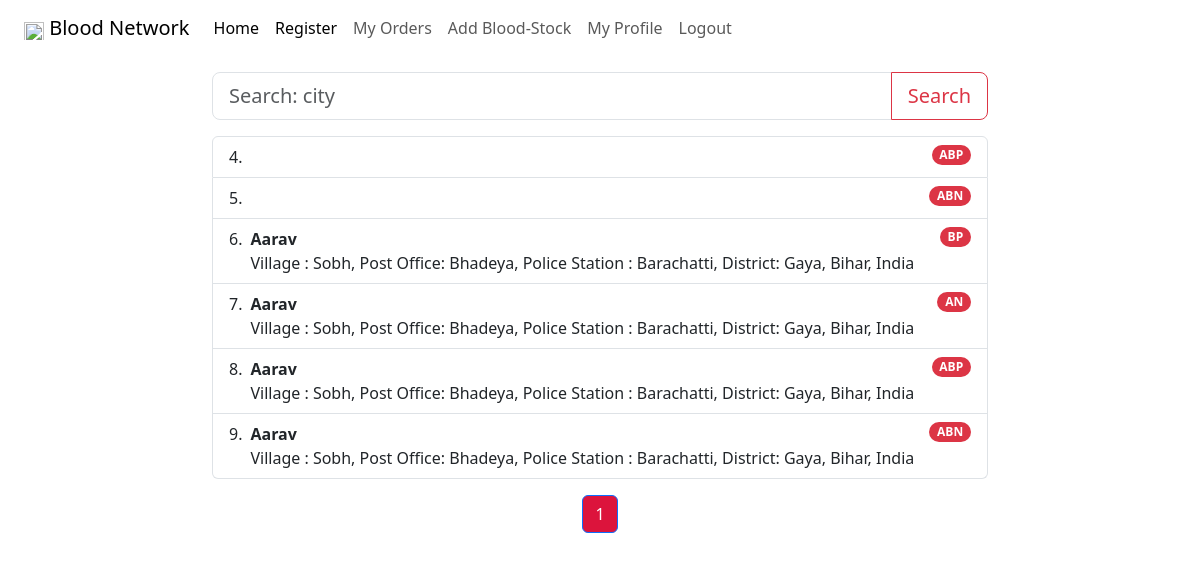
The app's page /, older data.
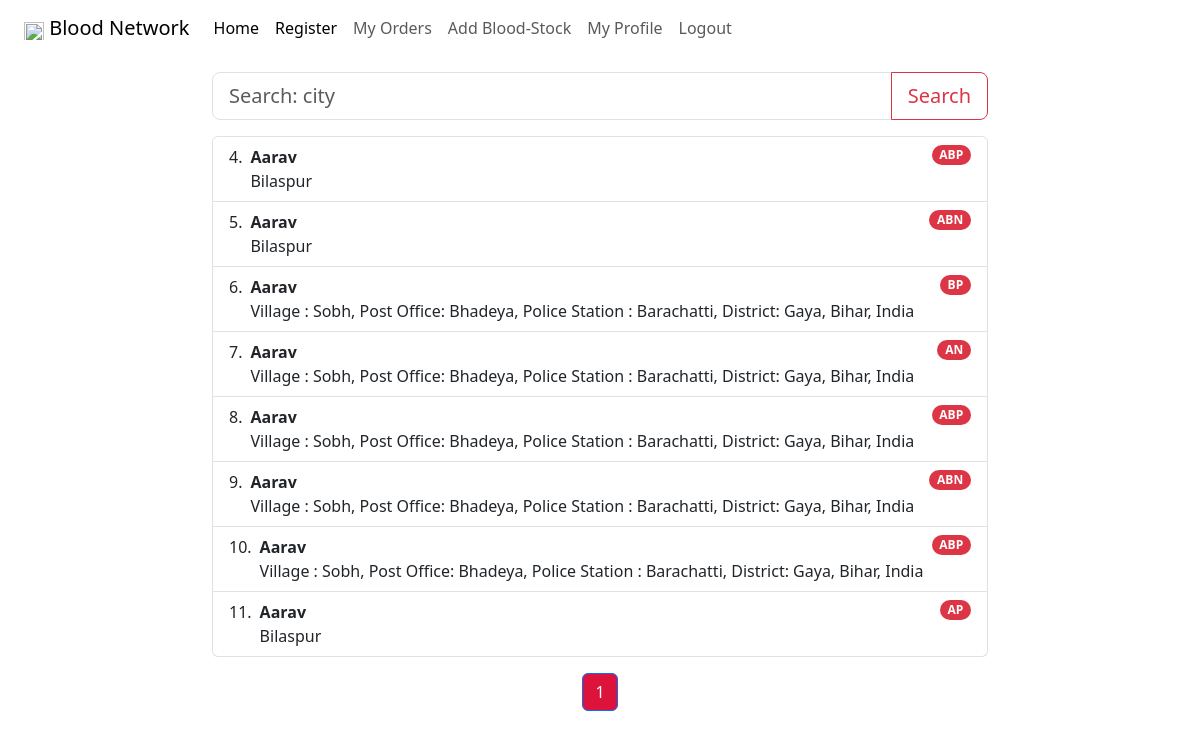
The same page, newer data.
### homepage/models.py (models this page shows, shortened)
class bloodStock(models.Model):
    BLOOD_TYPE = (
        ('A+', 'A+'),
        ('A-', 'A-'),
        ('B+', 'B+'),
        ('B-', 'B-'),
        ('AB+', 'AB+'),
        ('AB-', 'AB-'),
        ('O+', 'O+'),
        ('O-', 'O-'),
    )
    blood_bank = models.ForeignKey(User, on_delete=models.CASCADE)
    blood_type = models.CharField(max_length=30, choices=BLOOD_TYPE)
    quantity = models.IntegerField(default=0)

class User(AbstractUser):
    USER_TYPE =(
        ('provider', 'provider'),
        ('reciever', 'reciever'),
    )
    profile_img = models.ImageField(upload_to="profile_img/", blank=True)
    contact_no = models.CharField(max_length=200, blank=True)
    address = models.CharField(max_length=200, blank=True)
    city = models.CharField(max_length=100, blank=True)
    state = models.CharField(max_length=100, blank=True)
    user_type = models.CharField(max_length=20, choices=USER_TYPE)

### homepage/views.py (the view)
# urls.py: path("", views.index, name="index_view"),
def index(request):
    list = bloodStock.objects.all()
    paginator = pg(list, 20)
    page_number = request.GET.get("page")
    page_obj = paginator.get_page(page_number)
    return render(request, "homepage/index.html", {
        "message": "Homepage",
        "list": page_obj
    })

### homepage/templates/homepage/index.html (shortened to what this page needs)
{% extends 'homepage/layout.html'%}
{% load static %}
{% block style %}<link rel="stylesheet" href="{% static 'homepage/style.css' %}" />{% endblock %}
{% block body %}
<div class="row justify-content-center align-items-end" style="height: 10vh;">
  <div class="col-8 bg-white">
    <form action="{% url 'search_view' %}">
      <div class="input-group input-group-lg mb-3">
        <input type="text" class="form-control" name="query" placeholder="Search: city" aria-label="Search"
          aria-describedby="button-addon2" value="{{value}}">
        <button class="btn btn-outline-danger" type="submit" id="button-addon2">Search</button>
      </div>
    </form>
  </div>
</div>
<div class="row justify-content-center">
  <div class="col-8">
    <ol class="list-group " id="listTable">
      {% if not list %}
        <h4 class="align-self-center">No Data</h4>
      {% else %}
        {% for listing in list %}
          <li data-listId="{{ listing.id }}" class="list-group-item d-flex justify-content-between align-items-start blood-list">
            <div>{{ listing.id }}.  </div>
            <div data-listId="{{ listing.id }}" class="ms-2 me-auto blood-list" id="bloodBankDetails">
              <div class="fw-bold blood-list" data-listId="{{ listing.id }}">{{listing.blood_bank.first_name}}</div>
              {{listing.blood_bank.address}}
            </div>
            <span class="badge text-bg-danger rounded-pill" data-listId="{{ listing.id }}">{{listing.blood_type}}</span>
          </li>
        {% endfor %}
      {% endif %}
    </ol>
  </div>
      <nav aria-label="...">
        <ul class="pagination justify-content-center mt-3">
          <li class="page-item active" aria-current="page">
            <a class="page-link" href="#" style="color:white; background-color: crimson;">{{ list.number }}</a>
          </li>
        </ul>
      </nav>
{% endblock %}

### homepage/templates/homepage/layout.html (shortened to what this page needs)
{% load static %}
<!DOCTYPE html>
<html lang="en">
<head>
  <link href="https://cdn.jsdelivr.net/npm/bootstrap@5.3.3/dist/css/bootstrap.min.css" rel="stylesheet"
>
  <link rel="stylesheet" href="https://cdn.jsdelivr.net/npm/bootstrap-icons@1.11.3/font/bootstrap-icons.min.css">
  <link rel="stylesheet" href="{% static 'homepage/layout.css' %}"/>
  {% block style %}{% endblock %}
</head>
<body>
  <div class="container-xxl">
        <nav class="navbar navbar-expand-lg bg-white border-white mb-auto">
          <div class="container-fluid">
            <a class="navbar-brand " href="{% url 'index_view' %}"><img id="logo-img" src="{% static 'homepage/logo.svg' %}"/> Blood Network</a>
            <div class="collapse navbar-collapse" id="navbarNav">
              <ul class="navbar-nav">
                <li class="nav-item">
                  <a class="nav-link active" aria-current="page" href="{% url 'index_view'%}">Home</a>
                </li>
                <li class="nav-item">
                  <a class="nav-link active" aria-current="page" href="{% url 'register_view'%}">Register</a>
                </li>
                <li class="nav-item">
                  <a class="nav-link" href="{% url 'my_orders_view'%}">My Orders</a>
                </li>
                <li class="nav-item">
                  <a class="nav-link" href="{% url 'add_blood_view'%}">Add Blood-Stock</a>
                </li>
                <li class="nav-item">
                  <a class="nav-link" href="{% url 'my_profile_view' %}">My Profile</a>
                </li>
                <li class="nav-item">
                  <a class="nav-link" href="{% url 'logout_view'%}">Logout</a>
                </li>
              </ul>
            </div>
          </div>
        </nav>
        {% block body %}
        {% endblock%}
  </div>
</body>
</html>

### homepage/static/homepage/layout.css (style rules this page uses)
#logo-img { width: 20px; height: 20px; }

Row changes from the older to the newer data that the page shows:
changed through a linked row, bloodStock id 4: blood_bank.first_name (not shown) → "Aarav"; blood_bank.address (not shown) → "Bilaspur"
changed through a linked row, bloodStock id 5: blood_bank.first_name (not shown) → "Aarav"; blood_bank.address (not shown) → "Bilaspur"
added bloodStock: id "10", blood_bank.first_name "Aarav", blood_bank.address "Village : Sobh, Post Office: Bhadeya, Police Station : Barachatti, District: Gaya, Bihar, India", blood_type "ABP"
added bloodStock: id "11", blood_bank.first_name "Aarav", blood_bank.address "Bilaspur", blood_type "AP"
